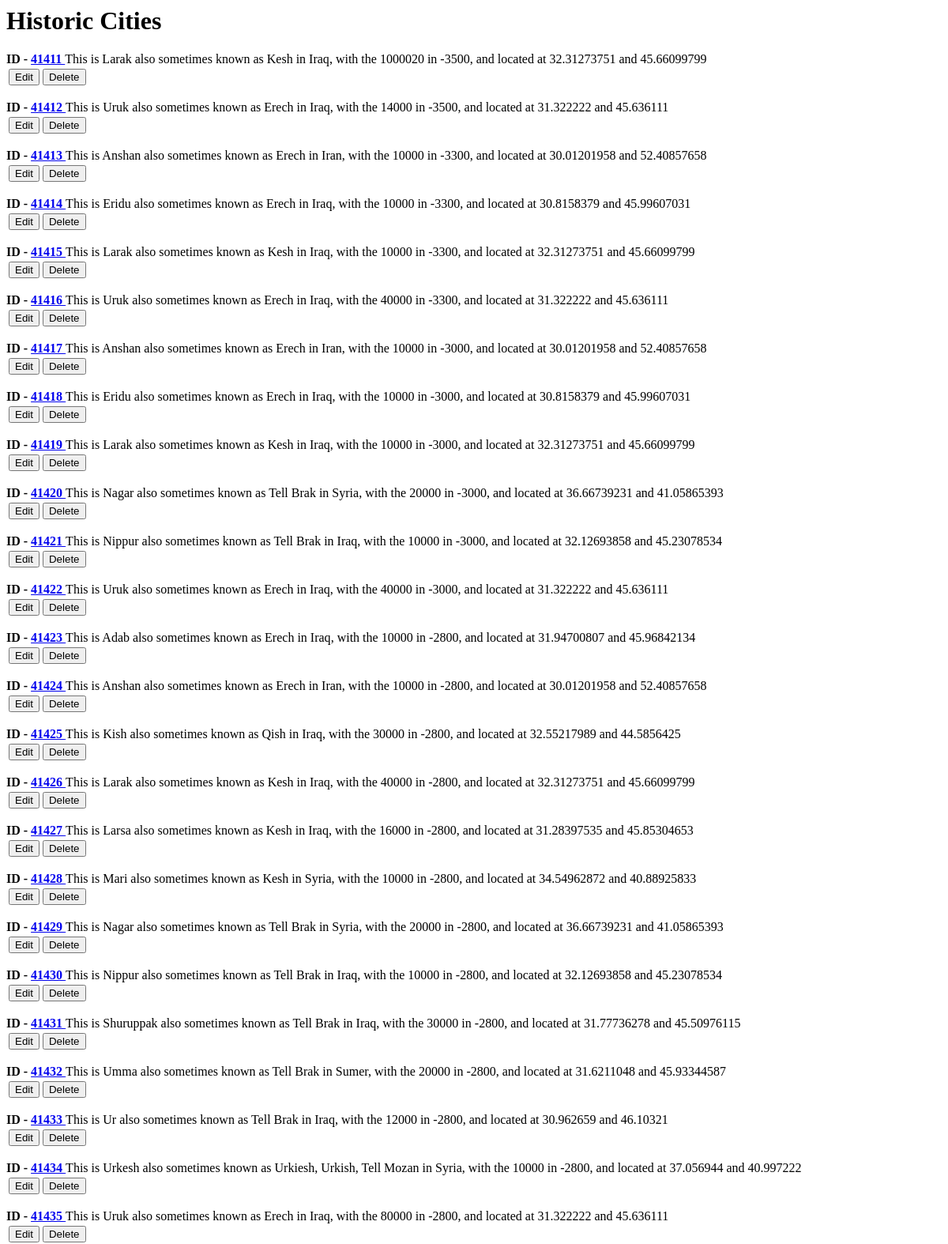
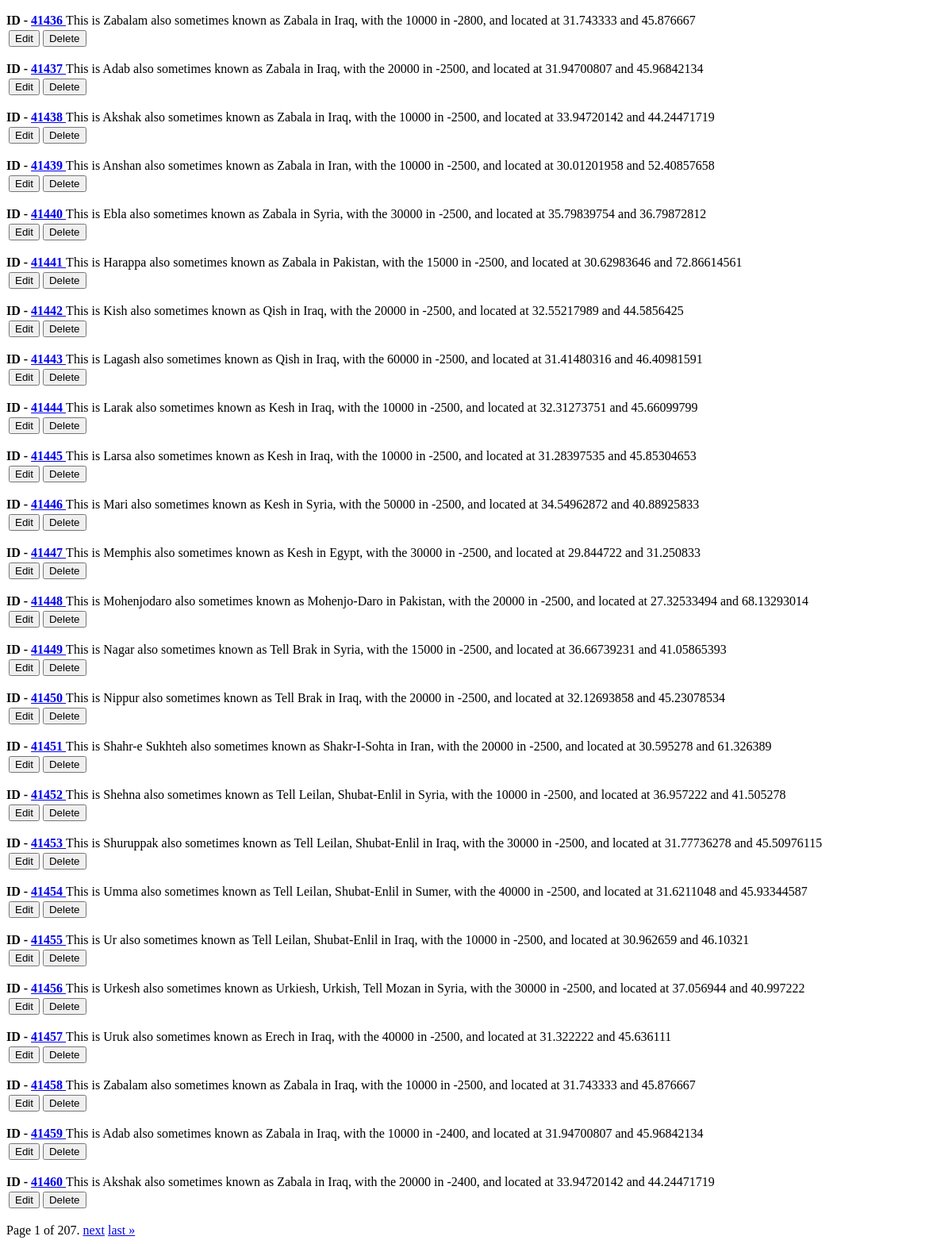
Before: / with the older database file (2 pictures, top to bottom).
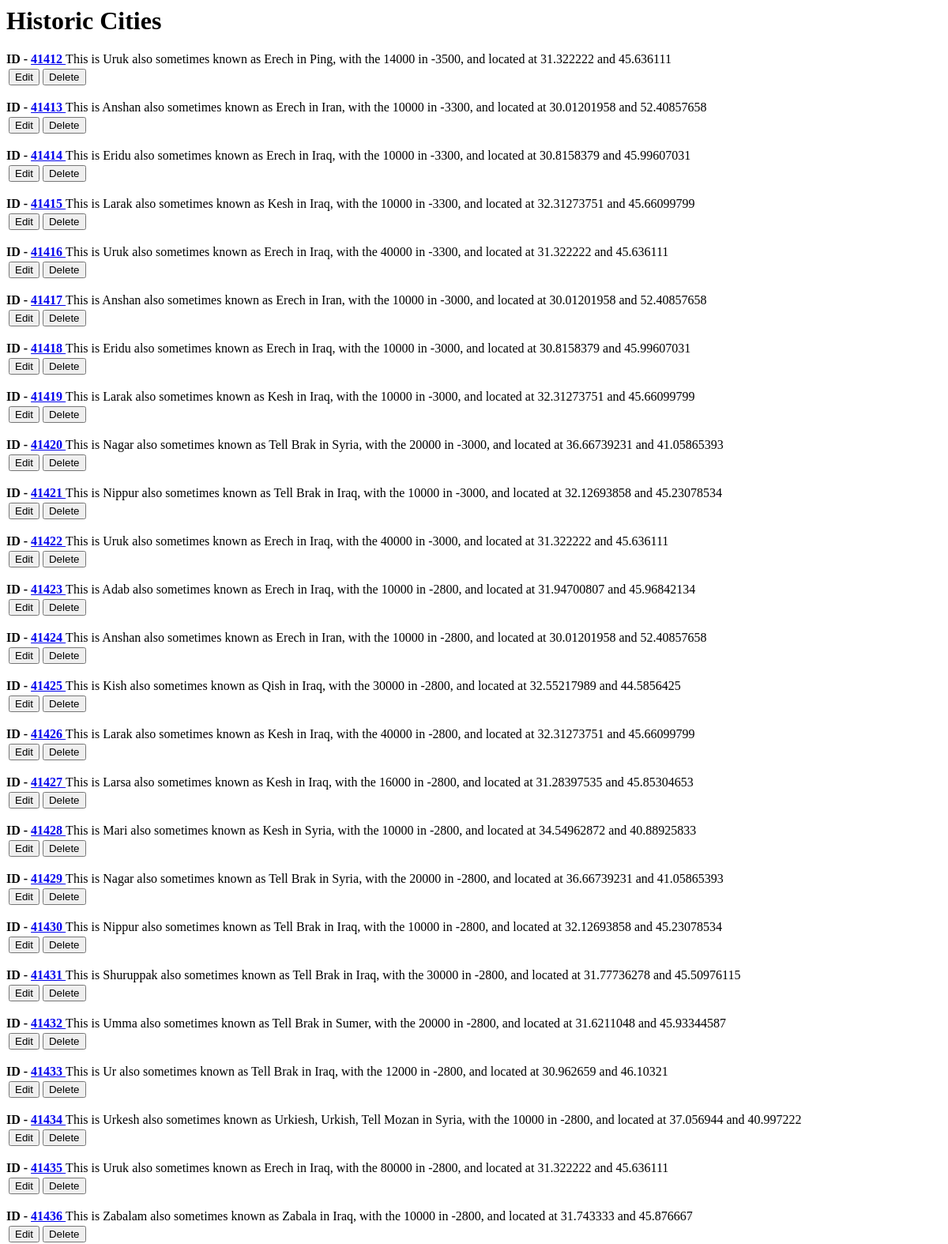
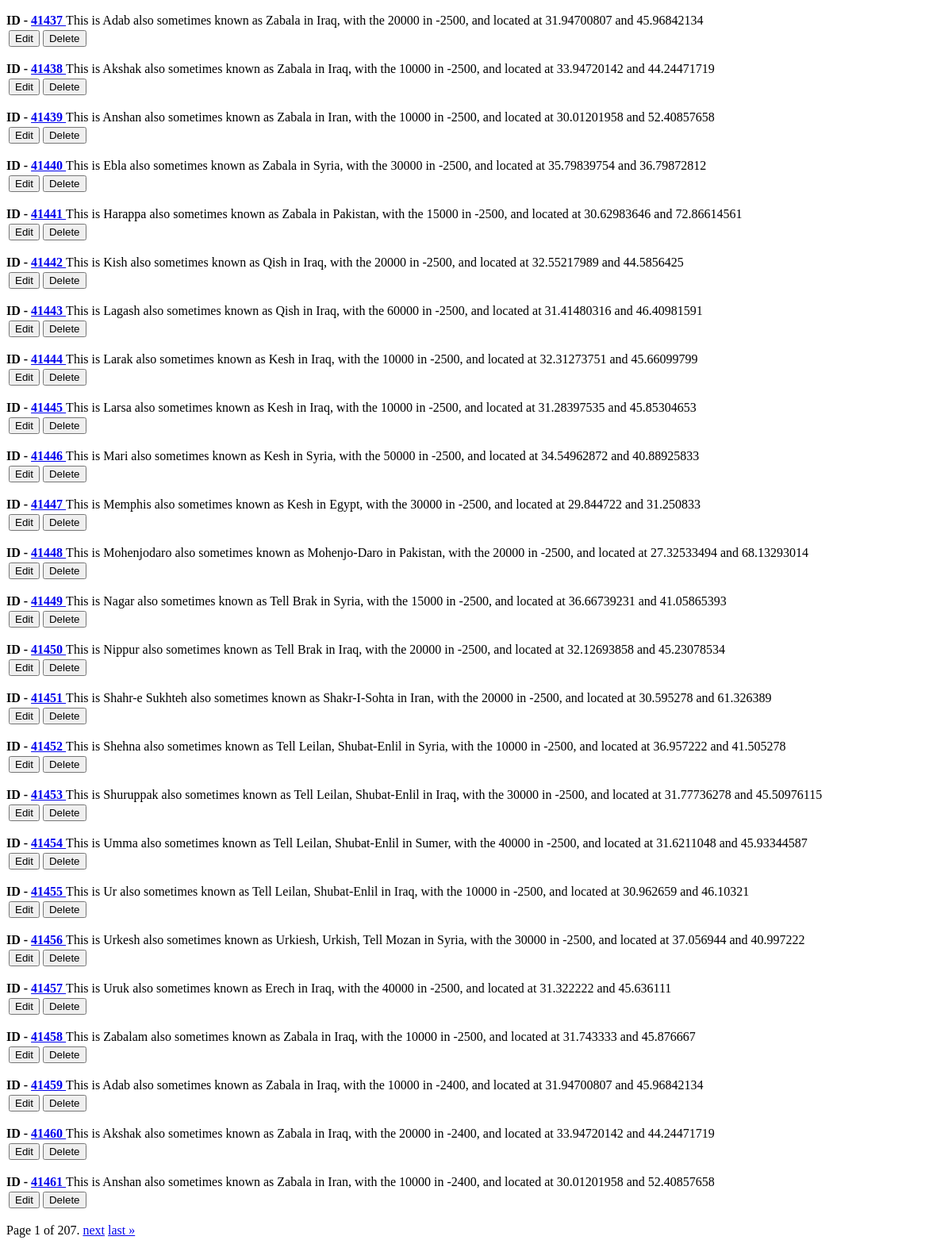
After: the same page with the newer database file (2 pictures, top to bottom).
### cities/models.py (models this page shows, shortened)
class City(models.Model):
    id = models.BigAutoField(primary_key=True)
    city = models.TextField()
    otherName = models.TextField()
    country = models.TextField()
    latitude = models.FloatField()
    longitude = models.FloatField()
    year = models.IntegerField()
    pop = models.IntegerField()
    city_id = models.TextField()
    def cities():
        cities = City.objects.all()
        return cities

### cities/views.py (the view)
# urls.py: path('', views.city_list, name='city_list'),
def city_list(request):
        cities = City.cities()
        paginator = Paginator(cities, 50) #show 50 cities per page
        page_number = request.GET.get('page')
        page_obj = paginator.get_page(page_number)
        return render(request, 'cities/city_list.html', {'page_obj': page_obj})

### cities/templates/cities/city_list.html (shortened to what this page needs)
<html>
    <head>
    </head>
    <body>
        <h1>
            Historic Cities
        </h1>
        {% for city in page_obj %}
        <p>
        <b>
            <a>
                ID -
            </a>
            <a href="{% url "cityname" city.city %}">
                {{city.id}}
            </a>
        </b>
        This is {{ city.city }} also sometimes known as {{ city.otherName }} in
        {{city.country}}, with the {{ city.pop }} in {{ city.year }}, and located at
        {{ city.latitude }} and {{ city.longitude }}
        <table>
            <td>
                <a href="{% url "city_edit" city.id %}">
                    <button>
                        Edit
                    </button>
                </a>
            </td>
            <td>
                <a href="{% url "city_delete" city.id %}">
                    <button>
                        Delete
                    </button>
                </a>
            </td>
        </table>
        </p>
        {% endfor %}
            Page {{ page_obj.number }} of {{ page_obj.paginator.num_pages }}.
        {% if page_obj.has_next %}
            <a href="?page={{ page_obj.next_page_number }}">next</a>
            <a href="?page={{ page_obj.paginator.num_pages }}">last &raquo;</a>
        {% endif %}
    </body>
</html>

Changed rows visible on the page:
removed City: id "41411", city "Larak", otherName "Kesh", country "Iraq", pop "1000020", year "-3500", latitude "32.31273751", longitude "45.66099799"
changed City id 41412: country "Iraq" → "Ping"
now on this page (row unchanged): City: id "41461", city "Anshan", otherName "Zabala", country "Iran", pop "10000", year "-2400", latitude "30.01201958", longitude "52.40857658"
